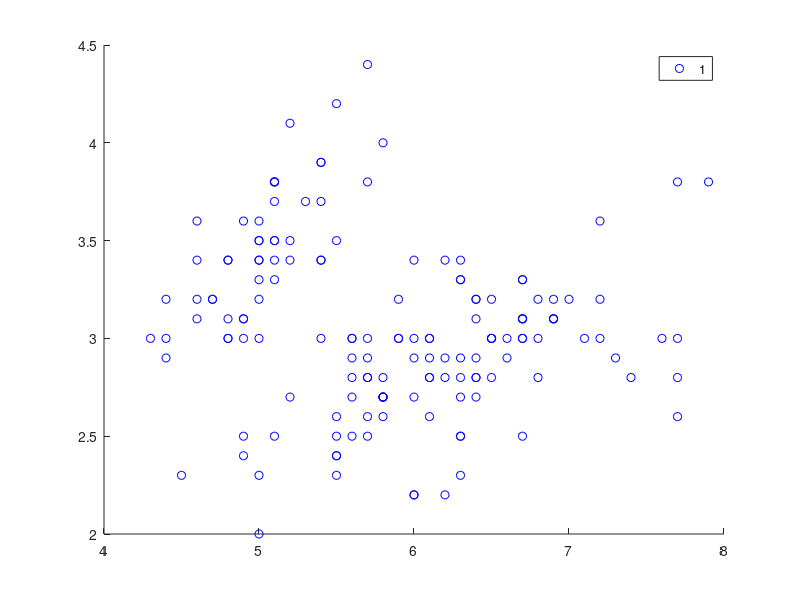

Reproduce this figure in MATLAB. (Note: this script raises an error after producing the figure.)
clear

load('fisheriris.mat');

% Kmeans

[n, K] = size(unique(meas));

[idx, C] = kmeans(meas, K);

figure, gscatter(meas(:,1), meas(:,2), idx)
hold on;
scatter(C(:,1), C(:,2), 'h', 'c');

n = 4;
d = 4;
Pi = [0.2, 0.3, 0.1, 0.4];
Mu = [[-2, 2] ; [-2, 4] ; [2, 5] ; [4, 3]];
Sigma = [[1, 0 ; 0, 1] ; [0.5, 0 ; 0, 1] ; [1, 0 ; 0, 0.5] ; [1, 0 ; 1, 0]];
X = zeros(n, d);
Z = zeros(n, d);

for i=1:n
    zik = mnrnd(1, Pi);
    
    zi = find(zik==1);
    
    X(i,:) = mvnrnd(Mu(zi,:), Sigma(:,:,zi));
    Z(i) = zi;
end

figure, gscatter(X(:,1), X(:,2), Z);

[Pi, Mu, Sigma, Tau] = EM(X,k);
[~, yhat] = max(Prob, [], 2);


